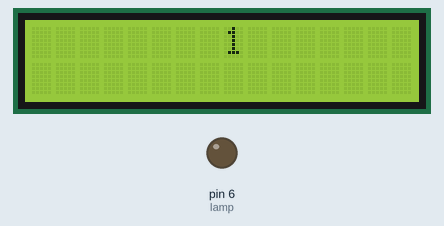
Simulated run of this sketch. Board: Arduino Uno, built with avr-gcc and run on an emulated ATmega328P. Parts: 16×2 character LCD, output pins drawn as LEDs (lit = HIGH).

Above: at 0.1 s.
At 2.6 s:
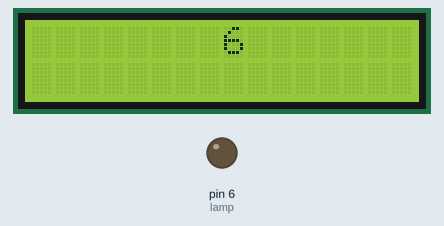
At 5.1 s:
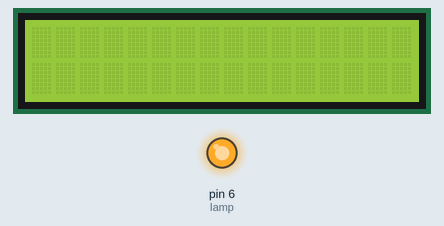
At 8.1 s:
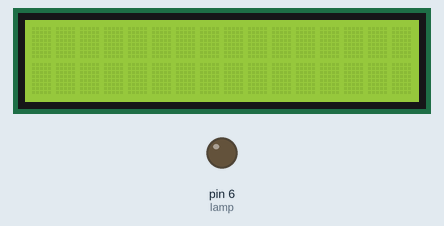
Timing chart, 0 to 36.7 s (numbered marks = the images above):
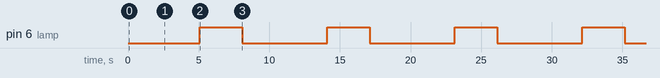

Measured:
- by itself, pin 6 (lamp): alternates HIGH for 3.0 s and LOW for 6.0 s
- by itself, everything shown: repeats every 9.0 s, in 12 steps
- what the display in image 1 shows lasts 0.5 s, from 2.6 s to 3.1 s

The sketch:

lcd1.ino
```cpp
#include <LiquidCrystal.h>

byte lamp= 6;
int tempo = 0;

LiquidCrystal lcd(12,11,5,4,3,2);

void setup (){
  pinMode(lamp, OUTPUT);
  lcd.begin(16,2);
}

void loop(){
  lcd.clear();

for(int i=0; i <= 10; i++) {
  lcd.setCursor(8,0);
  lcd.print(1);
  delay(500);
  lcd.clear();

  lcd.setCursor(8,0);
  lcd.print(2);
  delay(500);
  lcd.clear();

  lcd.setCursor(8,0);
  lcd.print(3);
  delay(500);
  lcd.clear();

  lcd.setCursor(8,0);
  lcd.print(4);
  delay(500);
  lcd.clear();

  lcd.setCursor(8,0);
  lcd.print(5);
  delay(500);
  lcd.clear();

  lcd.setCursor(8,0);
  lcd.print(6);
  delay(500);
  lcd.clear();

  lcd.setCursor(8,0);
  lcd.print(7);
  delay(500);
  lcd.clear();

  lcd.setCursor(8,0);
  lcd.print(8);
  delay(500);
  lcd.clear();

  lcd.setCursor(8,0);
  lcd.print(9);
  delay(500);
  lcd.clear();

  lcd.setCursor(8,0);
  lcd.print(10);
  delay(500);
  lcd.clear();

  digitalWrite (lamp,1);
  delay(3000);
  digitalWrite(lamp,0);
  delay(1000); }
}
```
